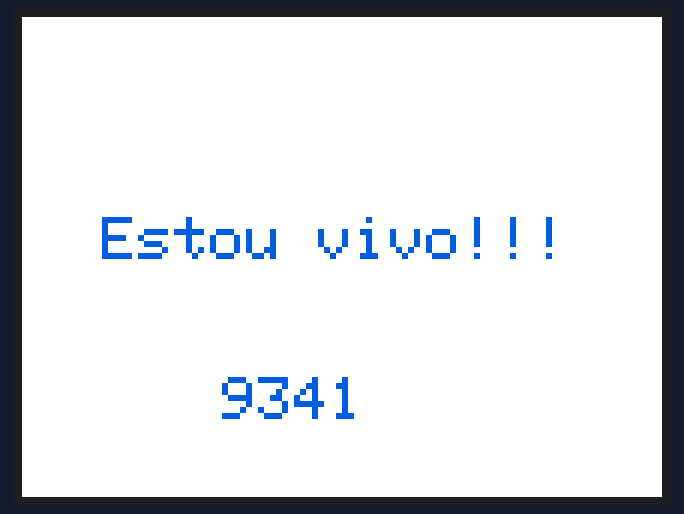
Bench run of a sketch on a simulated Arduino Uno, built with avr-gcc and run on an emulated ATmega328P. On the bench: 320×240 colour display. What the sketch prints to the serial monitor is not drawn.

Above: at 0.3 s.

The sketch:

Q0684_Identificador.ino
```cpp
/*
 *   CÓDIGO:  Q0684
 *   AUTOR:   BrincandoComIdeias
 *   ACOMPANHE: https://www.youtube.com/brincandocomideias ; https://www.instagram.com/canalbrincandocomideias/
 *   APRENDA: https://cursodearduino.net/ ; https://cursoderobotica.net
 *   COMPRE:  https://www.arducore.com.br/
 *   SKETCH:  Verificar identificador
 *   DATA:    15/09/2021
*/

// INCLUSÃO DE BIBLIOTECAS
#include <MCUFRIEND_kbv.h>

// DEFINIÇÕES
#define ROXO   0xA602FB
#define BRANCO 0xFFFF

// INSTANCIANDO OBJETOS
MCUFRIEND_kbv tft;

void setup() {
  Serial.begin(9600);
  uint16_t ID = tft.readID();

  Serial.print("Identificador do display: ");
  Serial.println(ID, HEX);

  tft.begin(ID);
  tft.setRotation(1);
  tft.fillScreen(BRANCO);
  tft.setCursor(40, 100);
  tft.setTextColor(ROXO);
  tft.setTextSize(3);
  tft.print("Estou vivo!!!");
  tft.setCursor(100, 180);
  tft.print(ID, HEX);
}
void loop() {
}
```
